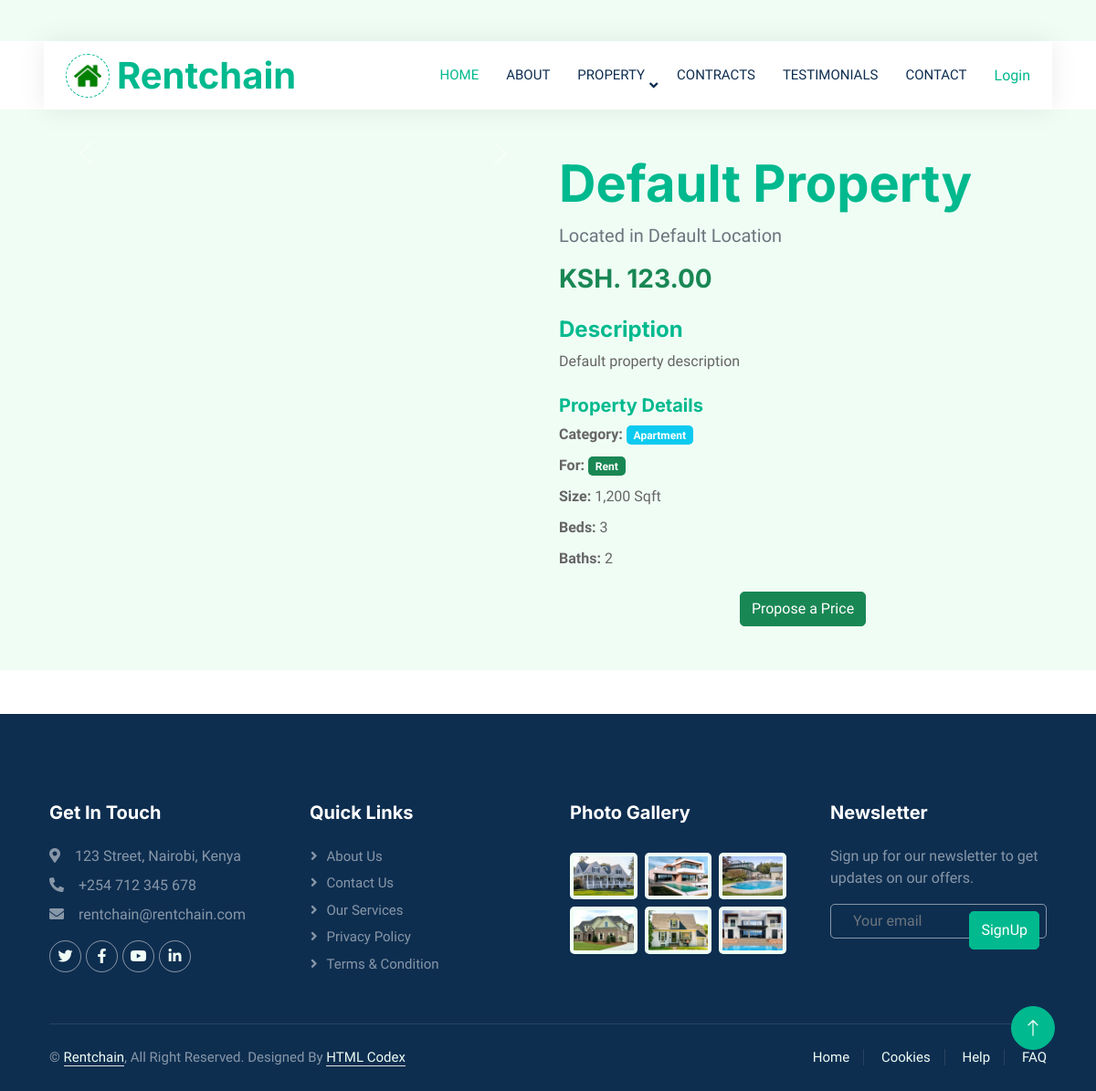
The app's page /property/13/, older data.
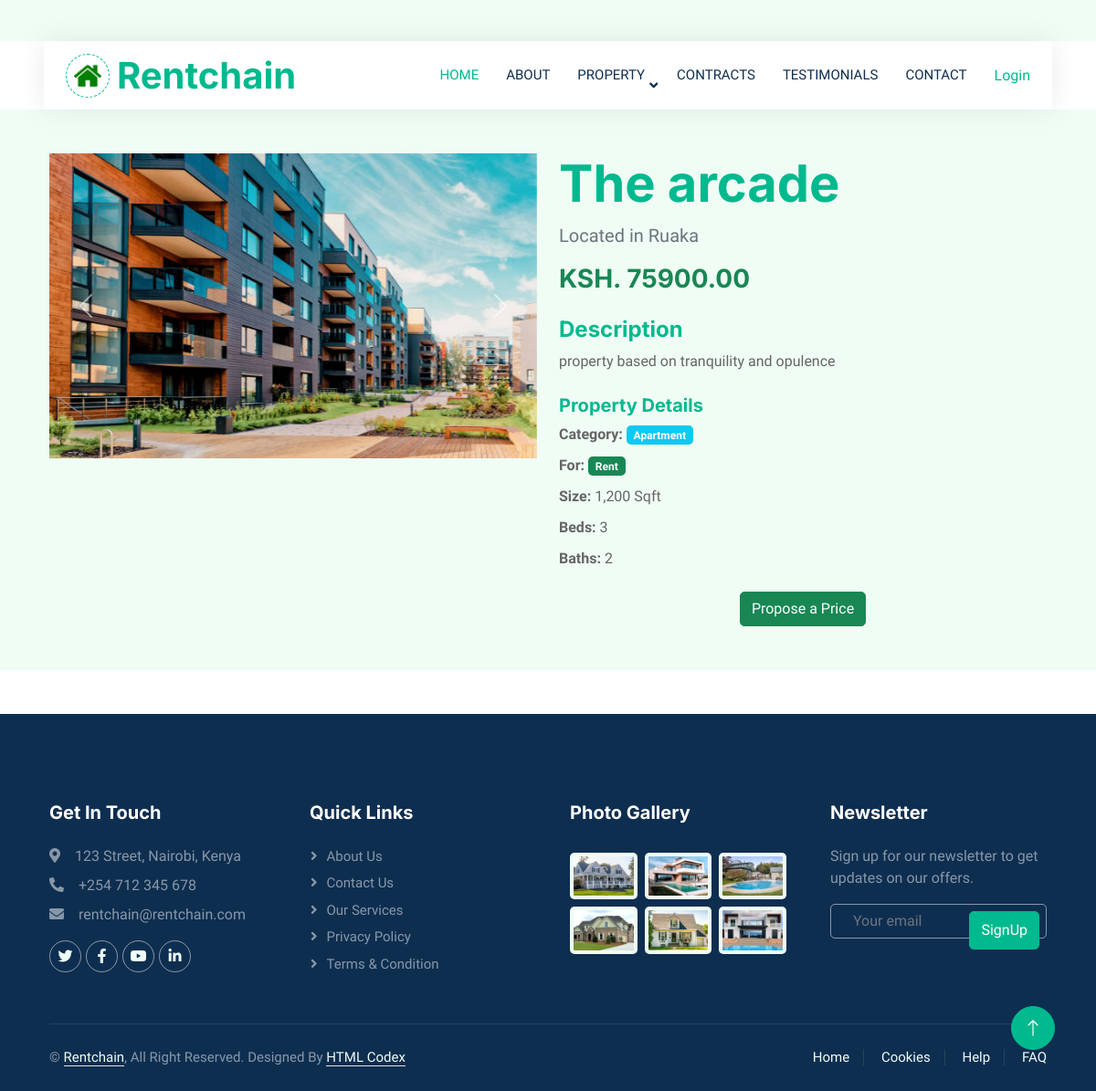
The same page, newer data.
### property_app/models.py (models this page shows, shortened)
class Property(models.Model):
    id = models.AutoField(primary_key=True)  # Auto-incrementing ID field
    landlord = models.ForeignKey(settings.AUTH_USER_MODEL, on_delete=models.CASCADE, related_name="properties")
    name = models.CharField(max_length=255, default='test')
    description = models.TextField(default='test')
    price = models.DecimalField(max_digits=10, decimal_places=2,default='123')
    location = models.CharField(max_length=255,default='test')
    created_at = models.DateTimeField(auto_now_add=True)
    number_of_units=models.IntegerField()
    size=models.IntegerField()
    baths=models.IntegerField()
    beds=models.IntegerField()
    amenities = models.ManyToManyField('Amenity', blank=True, related_name='properties',default='gym')
    contact_number = models.CharField(max_length=15, blank=True, null=True,default='0711111')
    utilities = models.TextField(blank=True, null=True, help_text="List included utilities (e.g., water, electricity).",default='water')
    nearby_features = models.TextField(blank=True, null=True,default='school')
    lease_type=[
        ('rent','Rent'),
        ('sale','Sale'),
        ('lease','Lease')
    ]
    CATEGORY_CHOICES = [
        ('apartment', 'Apartment'),
        ('villa', 'Villa'),
        ('Home', 'home'),
        ('Office', 'office'),
        ('Garage', 'garage'),
    ]
    STATUS_CHOICES = [
    ('available', 'Available'),
    ('occupied', 'Occupied'),
    ('sold', 'Sold'),
]
    FURNISHING_CHOICES = [
    ('furnished', 'Furnished'),
    ('semi-furnished', 'Semi-Furnished'),
    ('unfurnished', 'Unfurnished'),
]
    furnishing_status = models.CharField(max_length=50, choices=FURNISHING_CHOICES, default='unfurnished')
    status = models.CharField(max_length=50, choices=STATUS_CHOICES, default='available')
    category = models.CharField(max_length=50, choices=CATEGORY_CHOICES, default='apartment')
    t_type= models.CharField(max_length=50,choices=lease_type,default='rent')

class PropertyImage(models.Model):
    property = models.ForeignKey(Property, on_delete=models.CASCADE, related_name='images')
    image = models.ImageField(upload_to='media/property_images')
    image_id = models.CharField(max_length=5)
    uploaded_at = models.DateTimeField(auto_now_add=True)

### property_app/views.py (the view)
# urls.py: path('property/<int:id>/', views.property_detail, name='property_detail'),
def property_detail(request, id):
    property = get_object_or_404(Property, id=id)
    return render(request, 'property_detail.html', {'property': property})

### property_app/context_processors.py (called while the page is built, shortened)
def dashboard_url(request):
    return {'dashboard_url': None}

### property_app/templates/property_detail.html (shortened to what this page needs)
{% extends "base.html" %}
{% block content %}
<section class="property-details py-5 bg-light">
    <div class="container">
        <div class="row">
            <div class="col-md-6">
                <div id="propertyImagesCarousel" class="carousel slide" data-bs-ride="carousel">
                    <div class="carousel-inner">
                        {% for image in property.images.all %}
                            <div class="carousel-item {% if forloop.first %}active{% endif %}">
                                <img src="{{ image.image.url }}" class="d-block w-100" alt="{{ property.name }}">
                            </div>
                        {% endfor %}
                    </div>
                    <button class="carousel-control-prev" type="button" data-bs-target="#propertyImagesCarousel" data-bs-slide="prev">
                        <span class="carousel-control-prev-icon" aria-hidden="true"></span>
                    </button>
                    <button class="carousel-control-next" type="button" data-bs-target="#propertyImagesCarousel" data-bs-slide="next">
                        <span class="carousel-control-next-icon" aria-hidden="true"></span>
                    </button>
                </div>
            </div>
            <div class="col-md-6">
                <h2 class="display-4 text-primary">{{ property.name }}</h2>
                <p class="lead text-muted">Located in {{ property.location }}</p>
                <h3 class="text-success">KSH. {{ property.price }}</h3>
                <div class="mt-4">
                    <h4 class="text-primary">Description</h4>
                    <p>{{ property.description }}</p>
                </div>
                <div class="mt-4">
                    <h5 class="text-primary">Property Details</h5>
                    <ul class="list-unstyled">
                        <li><strong>Category:</strong> <span class="badge bg-info">{{ property.get_category_display }}</span></li>
                        <li><strong>For:</strong> <span class="badge bg-success">{{ property.get_t_type_display }}</span></li>
                        <li><strong>Size:</strong> <span>1,200 Sqft</span></li>
                        <li><strong>Beds:</strong> <span>3</span></li>
                        <li><strong>Baths:</strong> <span>2</span></li>
                    </ul>
                </div>
                <div class="mt-4 text-center">
                    <a href="{% url 'submit_proposal' property.id %}" class="btn btn-success">Propose a Price</a>
                </div>
            </div>
        </div>
    </div>
</section>
{%endblock%}

Row changes from the older to the newer data that the page shows:
added PropertyImage: image (picture)
computed for Property "Apartment": name "Default Property" → "The arcade"; location "Default Location" → "Ruaka"; price "123.00" → "75900.00"; description "Default property description" → "property based on tranquility and opulence"
